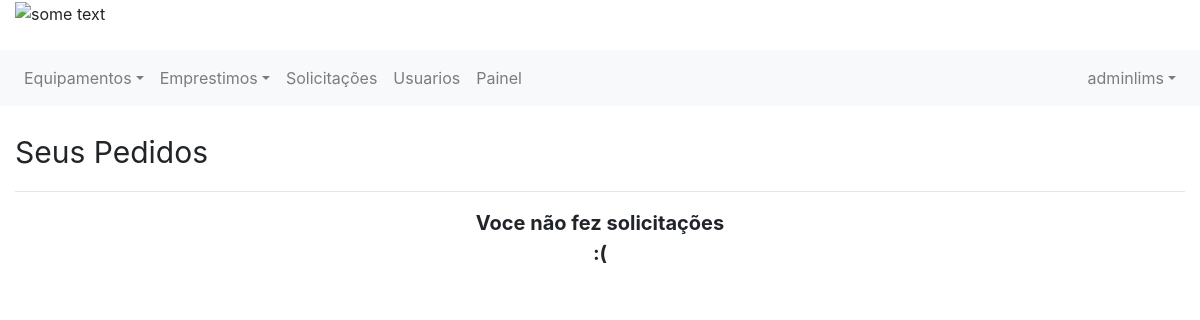
The page /meu-perfil/ (signed in) on the database as committed earlier.
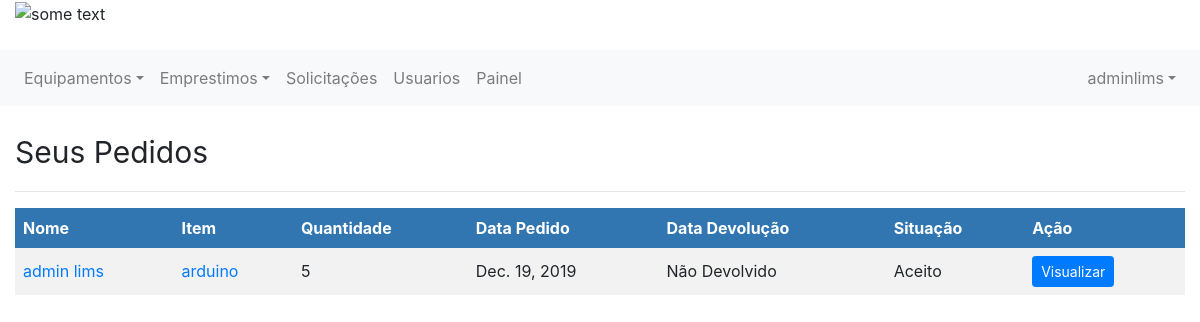
The same page on the database as committed later.
### emprestimo/models.py (models this page shows)
class Emprestimo(models.Model):
    equipamento = models.ForeignKey(Item, on_delete=models.CASCADE, related_name='item_emprestimo')
    solicitante = models.ForeignKey(Usuario, on_delete=models.CASCADE, related_name='usuario_emprestimo')
    tipo = models.ForeignKey(TipoEstadoEmprestimo, on_delete=models.CASCADE, related_name='tipo_emprestimo')
    estado = models.BooleanField(default=0)
    descricao = models.CharField(max_length=255)
    quantidade = models.IntegerField()
    data_emprestimo = models.DateField(null=False)
    data_devolucao = models.DateField(null=True)
    mensagem_rejeitado = models.CharField(max_length=255, null=True)
    mensagem_devolucao = models.CharField(max_length=255, null=True)

class TipoEstadoEmprestimo(models.Model):
    nome = models.CharField(max_length=150)
    descricao = models.CharField(max_length=255)

### controle/models.py (models this page shows, shortened)
class Usuario(models.Model):
    user = models.OneToOneField(User, related_name='profile', on_delete=models.CASCADE, null=True)
    telefone = models.IntegerField()
    tipo = models.ForeignKey(TipoUsuario, on_delete=models.CASCADE)

class Item(models.Model):
    nome = models.CharField(max_length=50)
    quantidade = models.IntegerField()
    quantidade_emprestada = models.IntegerField()
    tipo = models.ForeignKey(TipoEquipamento, on_delete=models.CASCADE)
    imagem = models.FileField(upload_to='documents/%Y/%m/%d', default='documents/1111/sem_foto.jpg')
    excluido = models.BooleanField(default=False)

### usuarios/views.py (the view)
# urls.py: path('meu-perfil/', views.exibir_perfil, name='exibe_meu_perfil'),
@login_required
def exibir_perfil(request):
    user_profile = Usuario.objects.get(user=get_usuario_logado(request).id)
    emprestimo = Emprestimo.objects.filter(solicitante=user_profile.id)
    return render(request, 'my_profile.html',
                  {'emprestimos': emprestimo, 'user_logado': get_usuario_logado(request), 'user_profile': user_profile})

### usuarios/views.py (called while the page is built)
def get_usuario_logado(request):
    return request.user

### usuarios/templates/my_profile.html (shortened to what this page needs)
{% extends 'base.html' %}
{% block 'content' %}
<br>
<p style="font-size: 30px;"> Seus Pedidos </p>
<hr>
<div style=" ">
    {% if emprestimos %}
    <table style="min-width: 700px">
        <tr>
            <th>Nome</th>
            <th>Item</th>
            <th>Quantidade</th>
            <th>Data Pedido</th>
            <th>Data Devolução</th>
            <th>Situação</th>
            <th>Ação</th>
        </tr>
        {% for emprestimo in emprestimos %}
        <tr>
            <td><a href="{% url 'exibe_um_usuario' emprestimo.solicitante.id %}">
                {{emprestimo.solicitante.user.first_name }} {{emprestimo.solicitante.user.last_name}} </a></td>
            <td><a href="{% url 'equipamento' emprestimo.equipamento.id %}">{{emprestimo.equipamento.nome}}</a></td>
            <td>{{emprestimo.quantidade}}</td>
            <td>{{emprestimo.data_emprestimo}}</td>
            <td>{% if emprestimo.data_devolucao == none %}
                Não Devolvido
                {% else %}
                {{emprestimo.data_devolucao}}
                {% endif %}
            </td>
            <td>{{emprestimo.tipo.nome}}</td>
            <td><a class="btn btn-sm btn-primary" href="{% url 'exibir_detalhes_emprestimo' emprestimo.id %}">Visualizar</a>
            </td>
        </tr>
        {%endfor%}
    </table>
    {% else %}
    <p style="font-size: 20px; font-weight: bold; text-align:center">Voce não fez solicitações <br> :( </p>
    {% endif %}
</div>
{% endblock %}

Rows that differ between the two databases and show on the page:
added Emprestimo: solicitante.user.first_name "admin", solicitante.user.last_name "lims", equipamento.nome "arduino", quantidade "5", data_emprestimo "Dec. 19, 2019", shows "Não Devolvido", tipo.nome "Aceito"
Other text that changed with them:
text no longer shown: "Voce não fez solicitações :("
text now shown: "Nome Item Quantidade Data Pedido Data Devolução Situação Ação"
